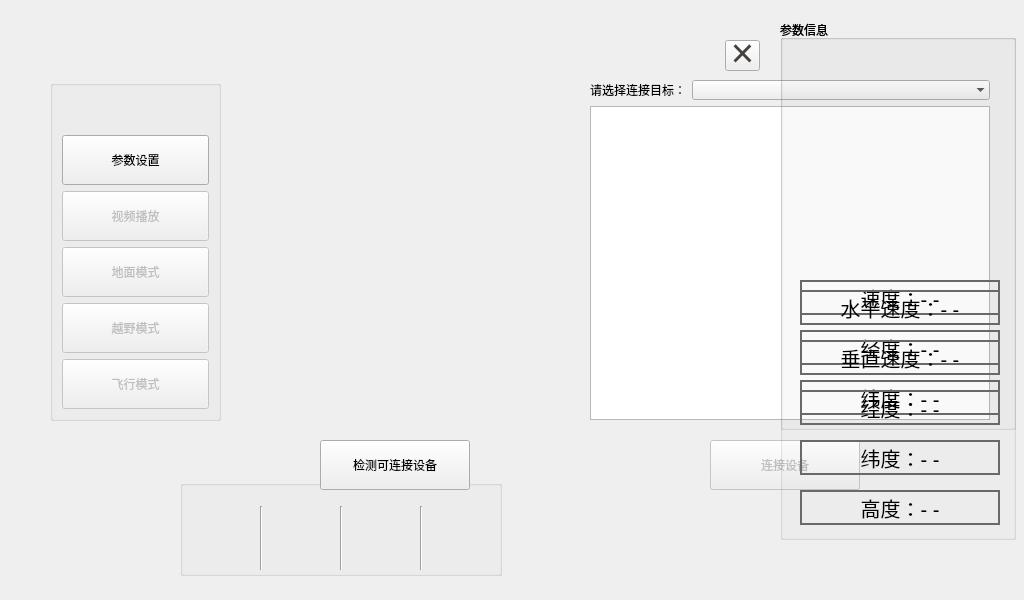
<?xml version="1.0" encoding="UTF-8"?>
<ui version="4.0">
 <class>MainWidget</class>
 <widget class="QWidget" name="MainWidget">
  <property name="geometry">
   <rect>
    <x>0</x>
    <y>0</y>
    <width>1024</width>
    <height>600</height>
   </rect>
  </property>
  <property name="minimumSize">
   <size>
    <width>1024</width>
    <height>600</height>
   </size>
  </property>
  <property name="maximumSize">
   <size>
    <width>1024</width>
    <height>600</height>
   </size>
  </property>
  <property name="windowTitle">
   <string>MainWidget</string>
  </property>
  <widget class="QToolButton" name="home_Button">
   <property name="geometry">
    <rect>
     <x>20</x>
     <y>60</y>
     <width>64</width>
     <height>64</height>
    </rect>
   </property>
   <property name="text">
    <string/>
   </property>
   <property name="checkable">
    <bool>true</bool>
   </property>
   <property name="checked">
    <bool>false</bool>
   </property>
   <property name="autoRaise">
    <bool>true</bool>
   </property>
   <property name="arrowType">
    <enum>Qt::NoArrow</enum>
   </property>
  </widget>
  <widget class="QGroupBox" name="homeButBox">
   <property name="geometry">
    <rect>
     <x>50</x>
     <y>80</y>
     <width>171</width>
     <height>341</height>
    </rect>
   </property>
   <property name="title">
    <string/>
   </property>
   <layout class="QVBoxLayout" name="verticalLayout">
    <item>
     <spacer name="verticalSpacer">
      <property name="orientation">
       <enum>Qt::Vertical</enum>
      </property>
      <property name="sizeHint" stdset="0">
       <size>
        <width>20</width>
        <height>40</height>
       </size>
      </property>
     </spacer>
    </item>
    <item>
     <widget class="QPushButton" name="settingBut">
      <property name="minimumSize">
       <size>
        <width>140</width>
        <height>50</height>
       </size>
      </property>
      <property name="text">
       <string>参数设置</string>
      </property>
     </widget>
    </item>
    <item>
     <widget class="QPushButton" name="videoBut">
      <property name="enabled">
       <bool>false</bool>
      </property>
      <property name="minimumSize">
       <size>
        <width>140</width>
        <height>50</height>
       </size>
      </property>
      <property name="text">
       <string>视频播放</string>
      </property>
     </widget>
    </item>
    <item>
     <widget class="QPushButton" name="groundModeBut">
      <property name="enabled">
       <bool>false</bool>
      </property>
      <property name="minimumSize">
       <size>
        <width>140</width>
        <height>50</height>
       </size>
      </property>
      <property name="text">
       <string>地面模式</string>
      </property>
     </widget>
    </item>
    <item>
     <widget class="QPushButton" name="offRoadModeBut">
      <property name="enabled">
       <bool>false</bool>
      </property>
      <property name="minimumSize">
       <size>
        <width>140</width>
        <height>50</height>
       </size>
      </property>
      <property name="text">
       <string>越野模式</string>
      </property>
     </widget>
    </item>
    <item>
     <widget class="QPushButton" name="flyModeBut">
      <property name="enabled">
       <bool>false</bool>
      </property>
      <property name="minimumSize">
       <size>
        <width>140</width>
        <height>50</height>
       </size>
      </property>
      <property name="text">
       <string>飞行模式</string>
      </property>
     </widget>
    </item>
   </layout>
  </widget>
  <widget class="QLabel" name="switchPixLabel">
   <property name="enabled">
    <bool>true</bool>
   </property>
   <property name="geometry">
    <rect>
     <x>275</x>
     <y>90</y>
     <width>81</width>
     <height>101</height>
    </rect>
   </property>
   <property name="text">
    <string/>
   </property>
  </widget>
  <widget class="QWidget" name="choseWidget" native="true">
   <property name="geometry">
    <rect>
     <x>590</x>
     <y>80</y>
     <width>400</width>
     <height>340</height>
    </rect>
   </property>
   <property name="minimumSize">
    <size>
     <width>400</width>
     <height>340</height>
    </size>
   </property>
   <layout class="QFormLayout" name="formLayout">
    <item row="0" column="1">
     <widget class="QComboBox" name="choseBox">
      <property name="editable">
       <bool>false</bool>
      </property>
      <property name="frame">
       <bool>false</bool>
      </property>
     </widget>
    </item>
    <item row="1" column="0" colspan="2">
     <widget class="QTextBrowser" name="choseBrowser">
      <property name="minimumSize">
       <size>
        <width>380</width>
        <height>290</height>
       </size>
      </property>
     </widget>
    </item>
    <item row="0" column="0">
     <widget class="QLabel" name="choseLabel">
      <property name="text">
       <string>请选择连接目标：</string>
      </property>
     </widget>
    </item>
   </layout>
  </widget>
  <widget class="QPushButton" name="searchRobotBut">
   <property name="geometry">
    <rect>
     <x>320</x>
     <y>440</y>
     <width>150</width>
     <height>50</height>
    </rect>
   </property>
   <property name="text">
    <string>检测可连接设备</string>
   </property>
  </widget>
  <widget class="QPushButton" name="connectRobotBut">
   <property name="enabled">
    <bool>false</bool>
   </property>
   <property name="geometry">
    <rect>
     <x>710</x>
     <y>440</y>
     <width>150</width>
     <height>50</height>
    </rect>
   </property>
   <property name="text">
    <string>连接设备</string>
   </property>
  </widget>
  <widget class="QGroupBox" name="groundInformation">
   <property name="geometry">
    <rect>
     <x>780</x>
     <y>20</y>
     <width>236</width>
     <height>410</height>
    </rect>
   </property>
   <property name="title">
    <string>参数信息</string>
   </property>
   <property name="flat">
    <bool>false</bool>
   </property>
   <property name="checkable">
    <bool>false</bool>
   </property>
   <widget class="QLabel" name="groundMap">
    <property name="geometry">
     <rect>
      <x>20</x>
      <y>40</y>
      <width>200</width>
      <height>190</height>
     </rect>
    </property>
    <property name="text">
     <string/>
    </property>
   </widget>
   <widget class="QLabel" name="vLabel">
    <property name="geometry">
     <rect>
      <x>20</x>
      <y>260</y>
      <width>200</width>
      <height>35</height>
     </rect>
    </property>
    <property name="font">
     <font>
      <pointsize>15</pointsize>
     </font>
    </property>
    <property name="styleSheet">
     <string notr="true">border: 2px solid dimgray;
</string>
    </property>
    <property name="text">
     <string>速度：- -</string>
    </property>
    <property name="alignment">
     <set>Qt::AlignCenter</set>
    </property>
   </widget>
   <widget class="QLabel" name="lngLabel">
    <property name="geometry">
     <rect>
      <x>20</x>
      <y>310</y>
      <width>200</width>
      <height>35</height>
     </rect>
    </property>
    <property name="font">
     <font>
      <pointsize>15</pointsize>
     </font>
    </property>
    <property name="styleSheet">
     <string notr="true">border: 2px solid dimgray;
</string>
    </property>
    <property name="text">
     <string>经度：- -</string>
    </property>
    <property name="alignment">
     <set>Qt::AlignCenter</set>
    </property>
   </widget>
   <widget class="QLabel" name="latLabel">
    <property name="geometry">
     <rect>
      <x>20</x>
      <y>360</y>
      <width>200</width>
      <height>35</height>
     </rect>
    </property>
    <property name="font">
     <font>
      <pointsize>15</pointsize>
     </font>
    </property>
    <property name="styleSheet">
     <string notr="true">border: 2px solid dimgray;
</string>
    </property>
    <property name="text">
     <string>纬度：- -</string>
    </property>
    <property name="alignment">
     <set>Qt::AlignCenter</set>
    </property>
   </widget>
  </widget>
  <widget class="QGroupBox" name="flyInformation">
   <property name="geometry">
    <rect>
     <x>780</x>
     <y>20</y>
     <width>236</width>
     <height>520</height>
    </rect>
   </property>
   <property name="title">
    <string>参数信息</string>
   </property>
   <widget class="QLabel" name="flyMap">
    <property name="geometry">
     <rect>
      <x>20</x>
      <y>40</y>
      <width>200</width>
      <height>210</height>
     </rect>
    </property>
    <property name="text">
     <string/>
    </property>
   </widget>
   <widget class="QLabel" name="vxLabel_fly">
    <property name="geometry">
     <rect>
      <x>20</x>
      <y>270</y>
      <width>200</width>
      <height>35</height>
     </rect>
    </property>
    <property name="font">
     <font>
      <pointsize>15</pointsize>
     </font>
    </property>
    <property name="styleSheet">
     <string notr="true">border: 2px solid dimgray;
</string>
    </property>
    <property name="text">
     <string>水平速度：- -</string>
    </property>
    <property name="alignment">
     <set>Qt::AlignCenter</set>
    </property>
   </widget>
   <widget class="QLabel" name="vyLabel_fly">
    <property name="geometry">
     <rect>
      <x>20</x>
      <y>320</y>
      <width>200</width>
      <height>35</height>
     </rect>
    </property>
    <property name="font">
     <font>
      <pointsize>15</pointsize>
     </font>
    </property>
    <property name="styleSheet">
     <string notr="true">border: 2px solid dimgray;
</string>
    </property>
    <property name="text">
     <string>垂直速度：- -</string>
    </property>
    <property name="alignment">
     <set>Qt::AlignCenter</set>
    </property>
   </widget>
   <widget class="QLabel" name="lngLabel_fly">
    <property name="geometry">
     <rect>
      <x>20</x>
      <y>370</y>
      <width>200</width>
      <height>35</height>
     </rect>
    </property>
    <property name="font">
     <font>
      <pointsize>15</pointsize>
     </font>
    </property>
    <property name="styleSheet">
     <string notr="true">border: 2px solid dimgray;
</string>
    </property>
    <property name="text">
     <string>经度：- -</string>
    </property>
    <property name="alignment">
     <set>Qt::AlignCenter</set>
    </property>
   </widget>
   <widget class="QLabel" name="latLabel_fly">
    <property name="geometry">
     <rect>
      <x>20</x>
      <y>420</y>
      <width>200</width>
      <height>35</height>
     </rect>
    </property>
    <property name="font">
     <font>
      <pointsize>15</pointsize>
     </font>
    </property>
    <property name="styleSheet">
     <string notr="true">border: 2px solid dimgray;
</string>
    </property>
    <property name="text">
     <string>纬度：- -</string>
    </property>
    <property name="alignment">
     <set>Qt::AlignCenter</set>
    </property>
   </widget>
   <widget class="QLabel" name="heigh_fly">
    <property name="geometry">
     <rect>
      <x>20</x>
      <y>470</y>
      <width>200</width>
      <height>35</height>
     </rect>
    </property>
    <property name="font">
     <font>
      <pointsize>15</pointsize>
     </font>
    </property>
    <property name="styleSheet">
     <string notr="true">border: 2px solid dimgray;
</string>
    </property>
    <property name="text">
     <string>高度：- -</string>
    </property>
    <property name="alignment">
     <set>Qt::AlignCenter</set>
    </property>
   </widget>
  </widget>
  <widget class="QGroupBox" name="flyModeFunBox">
   <property name="geometry">
    <rect>
     <x>180</x>
     <y>480</y>
     <width>322</width>
     <height>96</height>
    </rect>
   </property>
   <property name="minimumSize">
    <size>
     <width>0</width>
     <height>96</height>
    </size>
   </property>
   <property name="maximumSize">
    <size>
     <width>16777215</width>
     <height>96</height>
    </size>
   </property>
   <property name="title">
    <string/>
   </property>
   <property name="alignment">
    <set>Qt::AlignLeading|Qt::AlignLeft|Qt::AlignVCenter</set>
   </property>
   <property name="flat">
    <bool>false</bool>
   </property>
   <property name="checkable">
    <bool>false</bool>
   </property>
   <widget class="QToolButton" name="fly_Home">
    <property name="geometry">
     <rect>
      <x>10</x>
      <y>26</y>
      <width>64</width>
      <height>64</height>
     </rect>
    </property>
    <property name="text">
     <string/>
    </property>
    <property name="checkable">
     <bool>true</bool>
    </property>
    <property name="autoRaise">
     <bool>true</bool>
    </property>
   </widget>
   <widget class="Line" name="line">
    <property name="geometry">
     <rect>
      <x>80</x>
      <y>26</y>
      <width>3</width>
      <height>64</height>
     </rect>
    </property>
    <property name="orientation">
     <enum>Qt::Vertical</enum>
    </property>
   </widget>
   <widget class="QToolButton" name="fly_qifei">
    <property name="geometry">
     <rect>
      <x>90</x>
      <y>26</y>
      <width>64</width>
      <height>64</height>
     </rect>
    </property>
    <property name="text">
     <string/>
    </property>
    <property name="checkable">
     <bool>true</bool>
    </property>
    <property name="autoRaise">
     <bool>true</bool>
    </property>
   </widget>
   <widget class="Line" name="line_2">
    <property name="geometry">
     <rect>
      <x>160</x>
      <y>26</y>
      <width>3</width>
      <height>64</height>
     </rect>
    </property>
    <property name="orientation">
     <enum>Qt::Vertical</enum>
    </property>
   </widget>
   <widget class="QToolButton" name="fly_jiangluo">
    <property name="geometry">
     <rect>
      <x>170</x>
      <y>26</y>
      <width>64</width>
      <height>64</height>
     </rect>
    </property>
    <property name="text">
     <string/>
    </property>
    <property name="checkable">
     <bool>true</bool>
    </property>
    <property name="autoRaise">
     <bool>true</bool>
    </property>
   </widget>
   <widget class="QToolButton" name="fly_xuanting">
    <property name="geometry">
     <rect>
      <x>250</x>
      <y>26</y>
      <width>64</width>
      <height>64</height>
     </rect>
    </property>
    <property name="text">
     <string/>
    </property>
    <property name="checkable">
     <bool>true</bool>
    </property>
    <property name="autoRaise">
     <bool>true</bool>
    </property>
   </widget>
   <widget class="Line" name="line_3">
    <property name="geometry">
     <rect>
      <x>240</x>
      <y>26</y>
      <width>3</width>
      <height>64</height>
     </rect>
    </property>
    <property name="orientation">
     <enum>Qt::Vertical</enum>
    </property>
   </widget>
  </widget>
  <widget class="QLabel" name="videoLabel">
   <property name="enabled">
    <bool>true</bool>
   </property>
   <property name="geometry">
    <rect>
     <x>100</x>
     <y>40</y>
     <width>660</width>
     <height>450</height>
    </rect>
   </property>
   <property name="text">
    <string/>
   </property>
  </widget>
  <widget class="QPushButton" name="closeVideoBut">
   <property name="geometry">
    <rect>
     <x>725</x>
     <y>40</y>
     <width>35</width>
     <height>31</height>
    </rect>
   </property>
   <property name="styleSheet">
    <string notr="true">QPushButton {
    font-size: 40px;
    color: rgb(71, 62, 62);
	padding-top:-5px;

}
QPushButton:hover {
background-color: rgb(255, 0, 0);
}
</string>
   </property>
   <property name="text">
    <string>×</string>
   </property>
  </widget>
  <zorder>flyModeFunBox</zorder>
  <zorder>home_Button</zorder>
  <zorder>switchPixLabel</zorder>
  <zorder>choseWidget</zorder>
  <zorder>searchRobotBut</zorder>
  <zorder>connectRobotBut</zorder>
  <zorder>groundInformation</zorder>
  <zorder>flyInformation</zorder>
  <zorder>videoLabel</zorder>
  <zorder>homeButBox</zorder>
  <zorder>closeVideoBut</zorder>
 </widget>
 <resources/>
 <connections/>
</ui>
